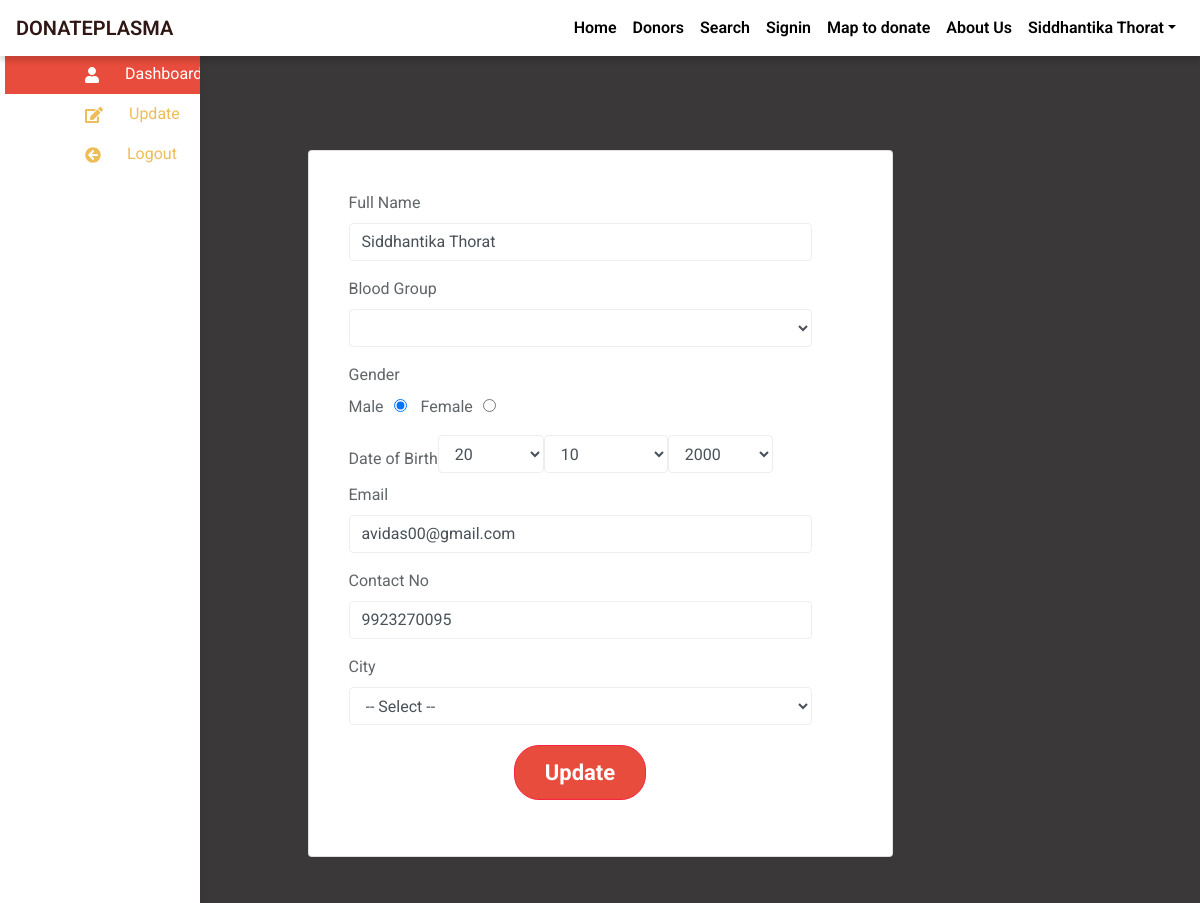
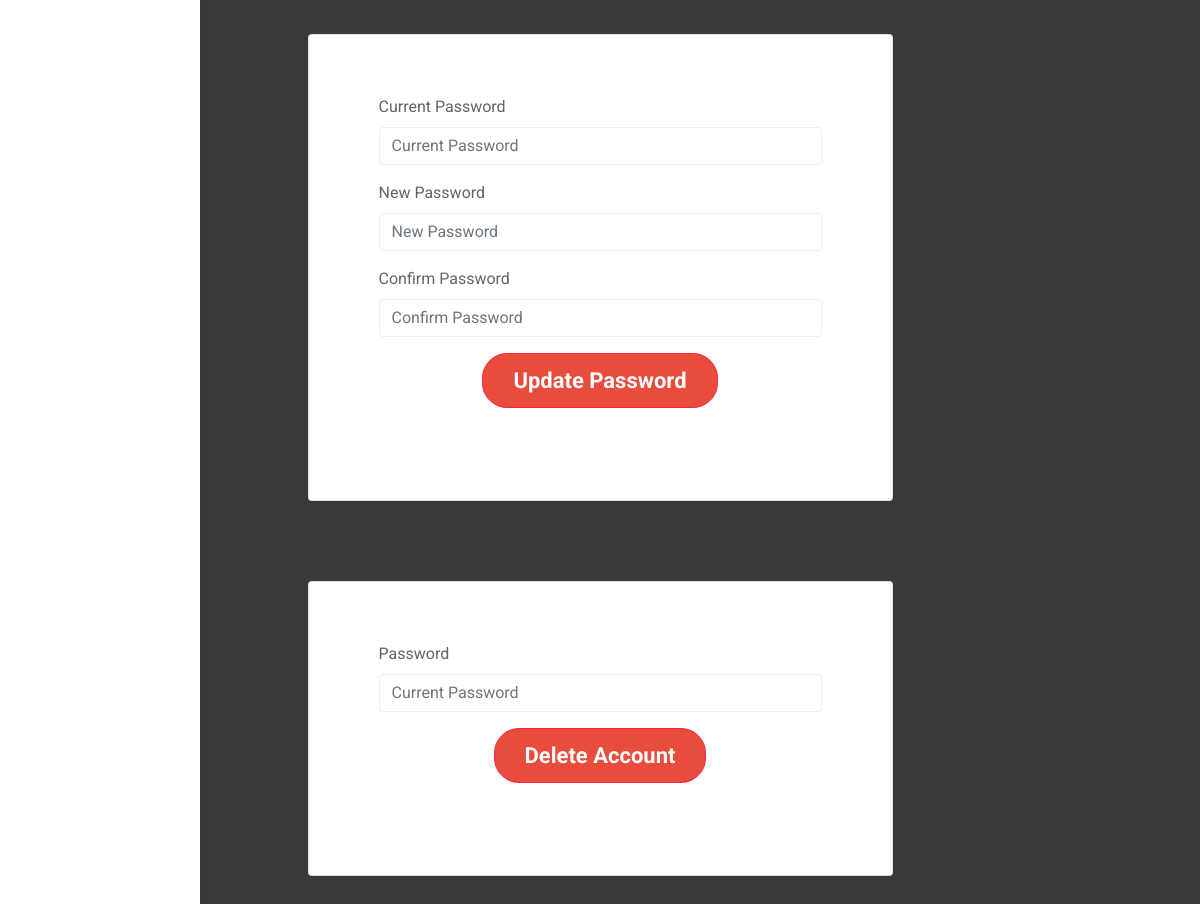
/user/update.php (signed in), run on the app's committed database (2 pictures, top to bottom).
### tables this page shows
CREATE TABLE `donor` (
  `id` int(11) NOT NULL,
  `name` varchar(50) NOT NULL,
  `gender` varchar(10) NOT NULL,
  `email` varchar(50) NOT NULL,
  `city` varchar(50) NOT NULL,
  `dob` varchar(50) NOT NULL,
  `contact_no` varchar(10) NOT NULL,
  `save_life_date` varchar(20) NOT NULL,
  `password` varchar(100) NOT NULL,
  `blood_group` varchar(10) NOT NULL
);

### user/update.php (the view, shortened to what this page needs)
<?php
	include 'include/header.php';
	if(isset($_SESSION['user_id']) && !empty($_SESSION['user_id'])){
					?>
					 <?php
			$sql = "SELECT * FROM donor WHERE id=".$_SESSION['user_id'];
			$result = mysqli_query($connection,$sql);
			if( mysqli_num_rows($result)>0){
				while($row = mysqli_fetch_assoc($result)){
				$name = $row['name'];
				$blood_group = $row['blood_group'];
				$gender = $row['gender'];
				$email = $row['email'];
				$contact = $row['contact_no'];
				$dob = $row['dob'];
				$date = explode("-", $dob);
				}
			}
	?>
    <?php
	include 'include/sidebar.php';
?>
			<div class="container" style="padding: 60px 0;">
			<div class="row">
				<div class=" card col-md-6 offset-md-3">
					<div class="panel panel-default" style="padding: 20px;">
				<form class="form-group" action="" method="post">
					<div class="form-group">
						<label for="fullname">Full Name</label>
						<input type="text" name="name" id="fullname" placeholder="Full Name" required pattern="[A-Za-z/\s]+" title="Only lower and upper case and space" class="form-control" value="<?php if(isset($name)) echo $name; ?> " >
					</div>
					<div class="form-group">
              <label for="name">Blood Group</label><br>
              <select class="form-control demo-default" id="blood_group" name="blood_group" required>
				<?php if(isset($gender)) echo '<option selected="" value="'.$blood_group.'"</option>';?>
                <option value="A+">A+</option>
              </select>
            </div>
					<div class="form-group">
				              <label for="gender">Gender</label><br>
				              		Male<input type="radio" name="gender" id="gender" value="Male" style="margin-left:10px; margin-right:10px;" checked>
				              		Female<input type="radio" name="gender" id="gender" value="Female" style="margin-left:10px;"<?php if(isset($gender)){ if($gender == "Female") echo "checked";} ?> >
				    </div>
					<div class="form-inline">
			  <label for="name">Date of Birth</label><br>
			  <select class="form-control demo-default" id="date" name="day" style="margin-bottom:10px;" required>
			  <?php if(isset($date['2'])) echo '<option selected="" value="'.$date['2'].'">'.$date['2'].'</option>'; ?><option value="01" >01</option><option value="02" >02</option><option value="03" >03</option>
              </select>
              <select class="form-control demo-default" name="month" id="month" style="margin-bottom:10px;" required>
				<?php if(isset($date['1'])) echo '<option selected="" value="'.$date['1'].'">'.$date['1'].'</option>';?>
              </select>
              <select class="form-control demo-default" id="year" name="year" style="margin-bottom:10px;" required>
				<?php if(isset($date['0'])) echo '<option selected="" value="'.$date['0'].'">'.$date['0'].'</option>'; ?>
              </select>
			</div>
				    <div class="form-group">
						<label for="fullname">Email</label>
						<input type="text" name="email" id="email" placeholder="Email" pattern="[a-z0-9._%+-]+@[a-z0-9.-]+\.[a-z]{2,4}$" title="Please write correct email" class="form-control" value="<?php if(isset($email)) echo $email; ?> " >
					</div>
					<div class="form-group">
              <label for="contact_no">Contact No</label>
              <input type="text" name="contact_no" placeholder="03********" class="form-control" required pattern="^\d{10}$" title="10 numeric characters only" maxlength="11" value="<?php if(isset($contact)) echo $contact; ?> ">
            </div>
					<div class="form-group">
              <label for="city">City</label>
              <select name="city" id="city" class="form-control demo-default" required>
			  <option value="">-- Select --</option>
 </select>
            </div>
					<div class="form-group">
						<button id="submit" name="submit" type="submit" class="btn btn-lg btn-danger center-aligned" style="margin-top: 20px;">Update</button>
					</div>
				</form>
					</div>
				</div>
				<div class="card col-md-6 offset-md-3">
					<div class="panel panel-default" style="padding: 20px;">
						<form action="" method="post" class="form-group form-container" >
							<div class="form-group">
								<label for="oldpassword">Current Password</label>
								<input type="password" required name="old_password" placeholder="Current Password" class="form-control">
							</div>
							<div class="form-group">
								<label for="newpassword">New Password</label>
								<input type="password" required name="new_password" placeholder="New Password" class="form-control">
							</div>
							<div class="form-group">
								<label for="c_password">Confirm Password</label>
								<input type="password" required name="c_password" placeholder="Confirm Password" class="form-control">
							</div>
							<div class="form-group">
								<button class="btn btn-lg btn-danger center-aligned" type="submit" name="update_pass">Update Password</button>
							</div>
						</form>
					</div>
				</div>
				<div class="card col-md-6 offset-md-3">
					<div class="panel panel-default" style="padding: 20px;">
						<form action="" method="post" class="form-group form-container" >
							<div class="form-group">
								<label for="oldpassword">Password</label>
								<input type="password" required name="account_password" placeholder="Current Password" class="form-control">
							</div>
							<div class="form-group">
								<button class="btn btn-lg btn-danger center-aligned" type="submit" name="delete_account">Delete Account</button>
							</div>
						</form>
					</div>
				</div>
			</div>
		</div>
<?php
}else{
	header("Location: ../index.php");
}
include 'include/footer.php';
 ?>

### css/custom.css (style rules this page uses)
@media (min-width: 768px) { .form-group { text-align: center; } }
.form-group { padding-right: 20px; }
.btn-danger { background-color: #e74c3c; border-radius: 25px; padding: 10px 30px; font-size: 22px; font-weight: 700; }
.center-aligned { display: table; margin: 0 auto; }
.card { width: 350px; padding: 20px; margin-top: 40px; margin-bottom: 40px; }

### css/styles.css (style rules this page uses)
.form-control { border: 1px solid #eee; box-shadow: none; }
.btn-danger, .btn-danger:hover, .btn-danger:focus, .btn-danger:active, .btn-danger.active, .open > .dropdown-toggle.btn-danger, .btn-danger.disabled, .btn-danger[disabled], fieldset[disabled] .btn-danger, .btn-danger.disabled:hover, .btn-danger[disabled]:hover, fieldset[disabled] .btn-danger:hover, .btn-danger.disabled:focus, .btn-danger[disabled]:focus, fieldset[disabled] .btn-danger:focus, .btn-danger.disabled:active, .btn-danger[disabled]:active, fieldset[disabled] .btn-danger:active, .btn-danger.disabled.active, .btn-danger[disabled].active, fieldset[disabled] .btn-danger.active { background-color: #f9243f; border-color: #f9243f; }
.panel { border: 0; }
.btn-danger { background-color: #e74c3c; border-radius: 25px; padding: 10px 30px; font-size: 22px; font-weight: 700; }
.center-aligned { display: table; margin: 0 auto; }

### user/update.php (style rules this page uses)
.form-group { text-align: left; }
.form-container { padding: 20px 10px 20px 30px; }

### data on the page
donor: name "Siddhantika Thorat", day "20", month "10", year "2000", email "avidas00@gmail.com", contact_no "9923270095"

### other printed values
$_SESSION['name'] "Siddhantika Thorat"
